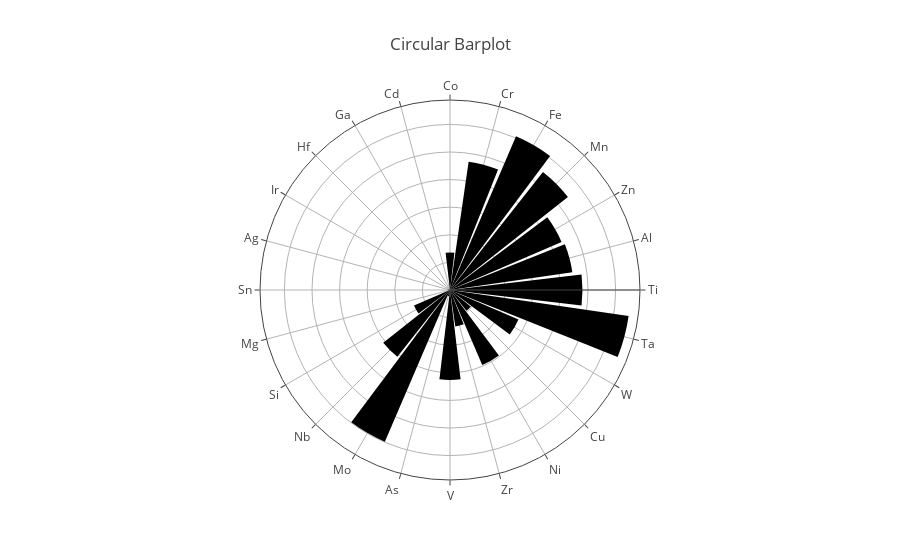

The notebook cell this image was saved under:
### Code cell
import plotly.graph_objects as go

# Sample data
a = list(element_counts_regular.keys())
b = list(element_counts_regular.values())

# Create a figure
fig = go.Figure()

# Add the Pie of Bar Chart
fig.add_trace(go.Barpolar(
    r=b,
    theta=a,
    text=a,
    hoverinfo='text+r',
))

# Update the layout
fig.update_layout(
    title="Circular Barplot",
    polar=dict(
        radialaxis=dict(showticklabels=False, ticks=''),
        angularaxis=dict(direction="clockwise"),
    )
)

# Show the plot
fig.show()

### Figure 1 — Plotly figure (JSON) as saved in the notebook; plotly's stock layout.template omitted (floating-point values rounded to 4 significant figures)
{"data": [{"hoverinfo": "text+r", "r": [68, 235, 303, 272, 220, 224, 240, 327, 135, 48, 148, 67, 163, 11, 299, 154, 71, 2, 4, 3, 1, 1, 3, 1], "text": ["Co", "Cr", "Fe", "Mn", "Zn", "Al", "Ti", "Ta", "W", "Cu", "Ni", "Zr", "V", "As", "Mo", "Nb", "Si", "Mg", "Sn", "Ag", "Ir", "Hf", "Ga", "Cd"], "theta": ["Co", "Cr", "Fe", "Mn", "Zn", "Al", "Ti", "Ta", "W", "Cu", "Ni", "Zr", "V", "As", "Mo", "Nb", "Si", "Mg", "Sn", "Ag", "Ir", "Hf", "Ga", "Cd"], "type": "barpolar"}], "layout": {"polar": {"angularaxis": {"direction": "clockwise"}, "radialaxis": {"showticklabels": false, "ticks": ""}}, "title": {"text": "Circular Barplot"}}}
